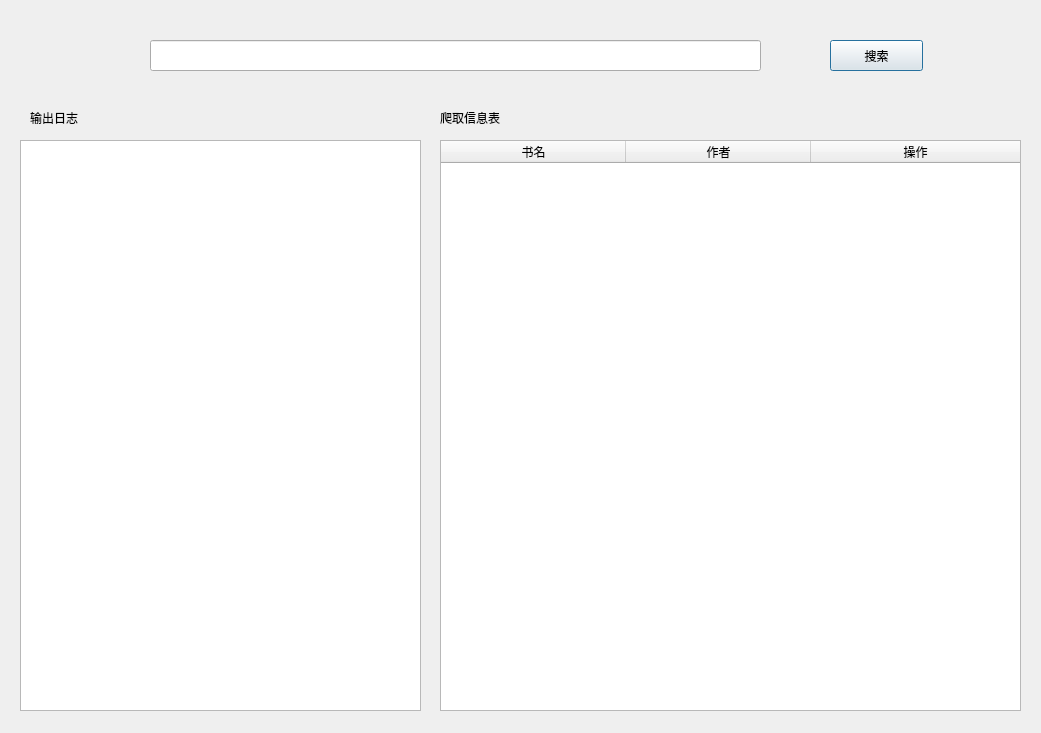
<?xml version="1.0" encoding="UTF-8"?>
<ui version="4.0">
 <class>Dialog_select_novel</class>
 <widget class="QDialog" name="Dialog_select_novel">
  <property name="geometry">
   <rect>
    <x>0</x>
    <y>0</y>
    <width>1041</width>
    <height>733</height>
   </rect>
  </property>
  <property name="mouseTracking">
   <bool>false</bool>
  </property>
  <property name="tabletTracking">
   <bool>false</bool>
  </property>
  <property name="windowTitle">
   <string>Dialog</string>
  </property>
  <widget class="QPushButton" name="btn_select_novel">
   <property name="geometry">
    <rect>
     <x>830</x>
     <y>40</y>
     <width>93</width>
     <height>31</height>
    </rect>
   </property>
   <property name="text">
    <string>搜索</string>
   </property>
  </widget>
  <widget class="QLineEdit" name="line_select_novel">
   <property name="geometry">
    <rect>
     <x>150</x>
     <y>40</y>
     <width>611</width>
     <height>31</height>
    </rect>
   </property>
   <property name="text">
    <string/>
   </property>
  </widget>
  <widget class="QLabel" name="label">
   <property name="geometry">
    <rect>
     <x>30</x>
     <y>110</y>
     <width>72</width>
     <height>15</height>
    </rect>
   </property>
   <property name="text">
    <string>输出日志</string>
   </property>
  </widget>
  <widget class="QLabel" name="label_2">
   <property name="geometry">
    <rect>
     <x>440</x>
     <y>110</y>
     <width>101</width>
     <height>16</height>
    </rect>
   </property>
   <property name="text">
    <string>爬取信息表</string>
   </property>
  </widget>
  <widget class="QTextEdit" name="textEdit_select_novel">
   <property name="enabled">
    <bool>true</bool>
   </property>
   <property name="geometry">
    <rect>
     <x>20</x>
     <y>140</y>
     <width>401</width>
     <height>571</height>
    </rect>
   </property>
  </widget>
  <widget class="QTableWidget" name="tableWidget_select_novel">
   <property name="geometry">
    <rect>
     <x>440</x>
     <y>140</y>
     <width>581</width>
     <height>571</height>
    </rect>
   </property>
   <property name="gridStyle">
    <enum>Qt::SolidLine</enum>
   </property>
   <attribute name="horizontalHeaderVisible">
    <bool>true</bool>
   </attribute>
   <attribute name="horizontalHeaderCascadingSectionResizes">
    <bool>false</bool>
   </attribute>
   <attribute name="horizontalHeaderDefaultSectionSize">
    <number>185</number>
   </attribute>
   <attribute name="horizontalHeaderHighlightSections">
    <bool>true</bool>
   </attribute>
   <attribute name="horizontalHeaderShowSortIndicator" stdset="0">
    <bool>false</bool>
   </attribute>
   <attribute name="horizontalHeaderStretchLastSection">
    <bool>true</bool>
   </attribute>
   <column>
    <property name="text">
     <string>书名</string>
    </property>
   </column>
   <column>
    <property name="text">
     <string>作者</string>
    </property>
   </column>
   <column>
    <property name="text">
     <string>操作</string>
    </property>
   </column>
  </widget>
 </widget>
 <resources/>
 <connections/>
</ui>
